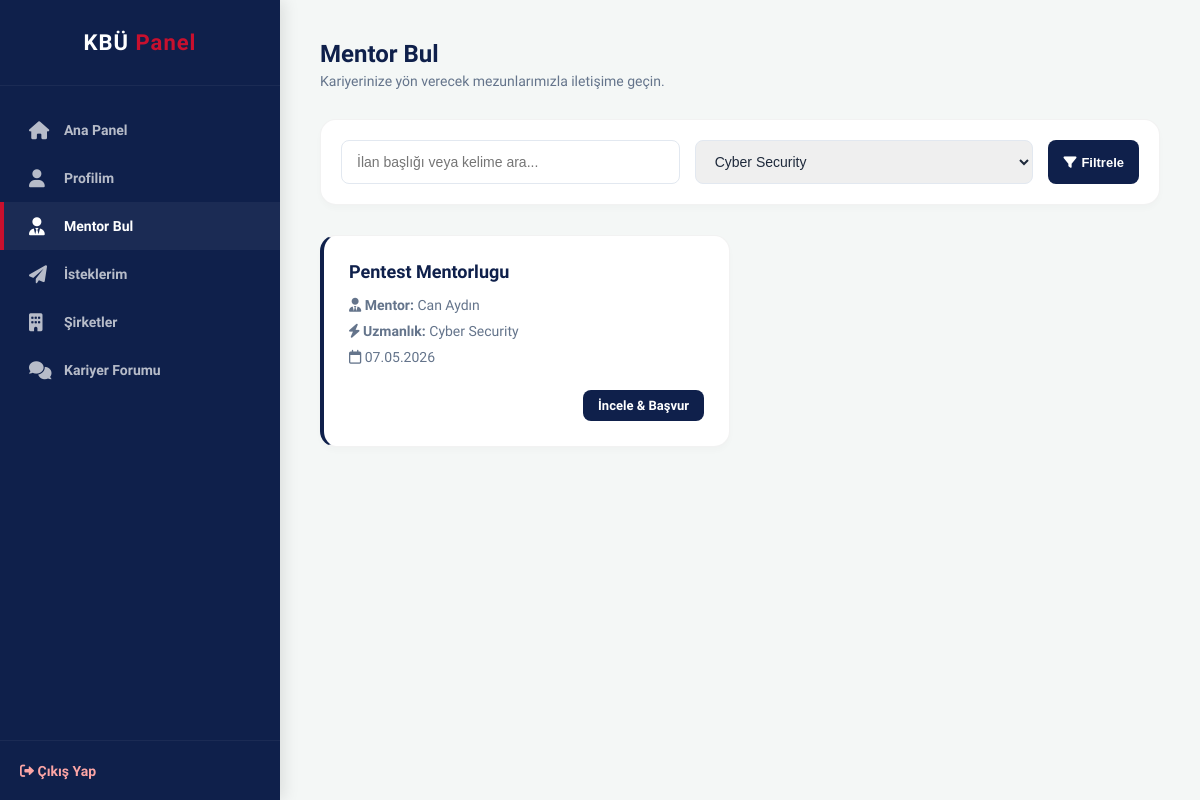
The app's page /kariyer_platformu/mentor/student_ads_list.php?expertise=Cyber Security, older data.
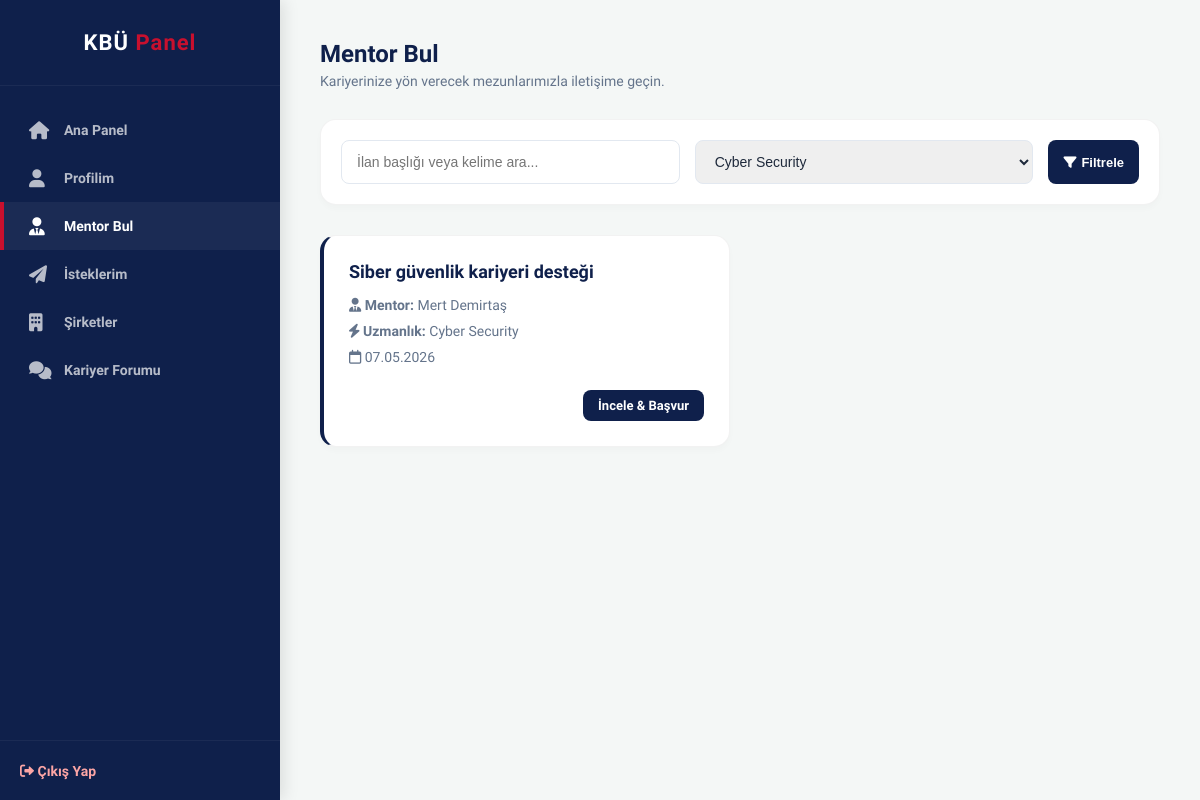
The same page, newer data.
### tables this page shows
CREATE TABLE mentor_ads (
    ads_id INT PRIMARY KEY AUTO_INCREMENT,
    graduate_id INT NOT NULL,
    expertise VARCHAR(100) NOT NULL,
    title VARCHAR(255) NOT NULL,
    created_at TIMESTAMP DEFAULT CURRENT_TIMESTAMP,
    FOREIGN KEY (graduate_id) REFERENCES graduates(user_id) ON DELETE CASCADE
);

CREATE TABLE users (
    id INT PRIMARY KEY AUTO_INCREMENT,
    first_name VARCHAR(100) NOT NULL,
    last_name VARCHAR(100) NOT NULL,
    email VARCHAR(255) UNIQUE NOT NULL,
    password VARCHAR(255) NOT NULL,
    role ENUM('student', 'graduate', 'admin') NOT NULL,
    is_verified BOOLEAN DEFAULT FALSE,
    gender ENUM('male', 'female', 'other') NULL,
    created_at TIMESTAMP DEFAULT CURRENT_TIMESTAMP
);

### kariyer_platformu/mentor/student_ads_list.php (the view, shortened to what this page needs)
<?php
require_once "../includes/db.php";
$search = isset($_GET['search']) ? mysqli_real_escape_string($conn, $_GET['search']) : '';
$expertise_filter = isset($_GET['expertise']) ? mysqli_real_escape_string($conn, $_GET['expertise']) : '';
$expertise_query = "SELECT DISTINCT expertise FROM mentor_ads ORDER BY expertise ASC";
$expertise_result = mysqli_query($conn, $expertise_query);
$sql = "
    SELECT
        ma.ads_id, ma.title, ma.expertise, ma.created_at,
        u.first_name, u.last_name
    FROM mentor_ads ma
    JOIN graduates g ON ma.graduate_id = g.user_id
    JOIN users u ON g.user_id = u.id
    WHERE 1=1
";
if ($expertise_filter !== '') {
    $sql .= " AND ma.expertise = '$expertise_filter'";
}
$sql .= " ORDER BY ma.created_at DESC";
$result = mysqli_query($conn, $sql);
$ads = mysqli_fetch_all($result, MYSQLI_ASSOC);
$total = count($ads);
?>
<!DOCTYPE html>
<html lang="tr">
<head>
    <link rel="stylesheet" href="https://cdnjs.cloudflare.com/ajax/libs/font-awesome/6.0.0/css/all.min.css">
    <link rel="stylesheet" href="../assets/css/main.css">
    <link rel="stylesheet" href="../assets/css/app.css">
    <link rel="stylesheet" href="../assets/css/mentor.css">
</head>
<body>
    <div class="app-container">
        <?php include '../includes/sidebar.php'; ?>
        <main class="main-content">
            <div class="page-header">
                <h1 class="page-title">Mentor Bul</h1>
                <p class="page-subtitle">Kariyerinize yön verecek mezunlarımızla iletişime geçin.</p>
            </div>
            <form method="GET" action="" class="mentor-filter-card">
                <input type="text" name="search" placeholder="İlan başlığı veya kelime ara..." value="<?= htmlspecialchars($search) ?>">
                <select name="expertise">
                    <?php while ($row = mysqli_fetch_assoc($expertise_result)): ?>
                        <option value="<?= htmlspecialchars($row['expertise']) ?>" <?= $expertise_filter === $row['expertise'] ? 'selected' : '' ?>>
                            <?= htmlspecialchars($row['expertise']) ?>
                        </option>
                    <?php endwhile; ?>
                </select>
                <button type="submit" class="btn-sm btn-action"><i class="fa-solid fa-filter"></i> Filtrele</button>
            </form>
            <div class="mentor-grid">
                <?php if ($total === 0): ?>
                    <div class="empty-state" style="grid-column: 1 / -1;">
                        <i class="fa-solid fa-box-open"></i>
                        <p>Arama kriterlerinize uygun ilan bulunamadı.</p>
                    </div>
                <?php else: ?>
                    <?php foreach ($ads as $ad): ?>
                        <div class="ad-card">
                            <h3 class="ad-title"><?= htmlspecialchars($ad['title']) ?></h3>
                            <p class="ad-info"><i class="fa-solid fa-user-tie"></i> <strong>Mentor:</strong> <?= htmlspecialchars($ad['first_name'] . ' ' . $ad['last_name']) ?></p>
                            <p class="ad-info"><i class="fa-solid fa-bolt"></i> <strong>Uzmanlık:</strong> <?= htmlspecialchars($ad['expertise']) ?></p>
                            <p class="ad-info"><i class="fa-regular fa-calendar"></i> <?= date('d.m.Y', strtotime($ad['created_at'])) ?></p>
                            <div class="ad-footer">
                                <a href="student_apply.php?ads_id=<?= $ad['ads_id'] ?>" class="btn-sm btn-action">İncele & Başvur</a>
                            </div>
                        </div>
                    <?php endforeach; ?>
                <?php endif; ?>
            </div>
        </main>
    </div>
</body>
</html>

### kariyer_platformu/includes/sidebar.php
<?php
$current_page = basename($_SERVER['PHP_SELF']);
$current_dir = basename(dirname($_SERVER['PHP_SELF']));
$sub_folders = ['mentor', 'forum', 'user', 'auth', 'company'];
$path = in_array($current_dir, $sub_folders) ? '../' : '';
$user_role = $_SESSION['role'] ?? 'student';
?>
<aside class="sidebar">
    <div class="sidebar-header">
        <div class="sidebar-brand">KBÜ <span>Panel</span></div>
    </div>
    <nav class="sidebar-nav">
        <?php if($user_role === 'admin'): ?>
            <a href="<?= $path ?>admin_panel.php" class="<?= $current_page == 'admin_panel.php' ? 'active' : '' ?>">
                <i class="fa-solid fa-shield-halved"></i> Yönetim Paneli
            </a>
        <?php else: ?>
            <a href="<?= $path ?>dashboard.php" class="<?= $current_page == 'dashboard.php' ? 'active' : '' ?>">
                <i class="fa-solid fa-house"></i> Ana Panel
            </a>
            <a href="<?= $path ?>view_profile.php" class="<?= in_array($current_page, ['view_profile.php', 'profile.php']) ? 'active' : '' ?>">
                <i class="fa-solid fa-user"></i> Profilim
            </a>
            <?php if($user_role == 'student'): ?>
                <a href="<?= $path ?>mentor/student_ads_list.php" class="<?= $current_page == 'student_ads_list.php' ? 'active' : '' ?>">
                    <i class="fa-solid fa-user-tie"></i> Mentor Bul
                </a>
                <a href="<?= $path ?>mentor/student_my_requests.php" class="<?= $current_page == 'student_my_requests.php' ? 'active' : '' ?>">
                    <i class="fa-solid fa-paper-plane"></i> İsteklerim
                </a>
            <?php elseif($user_role == 'graduate'): ?>
                <a href="<?= $path ?>mentor/mentor_my_ads.php" class="<?= in_array($current_page, ['mentor_my_ads.php', 'mentor_ads_create.php', 'mentor_applications.php']) ? 'active' : '' ?>">
                    <i class="fa-solid fa-bullhorn"></i> İlanlarım
                </a>
            <?php endif; ?>
            <a href="<?= $path ?>company/company.php" class="<?= ($current_dir == 'company') ? 'active' : '' ?>">
                <i class="fa-solid fa-building"></i> Şirketler
            </a>
            <a href="<?= $path ?>forum/forum.php" class="<?= ($current_dir == 'forum') ? 'active' : '' ?>">
                <i class="fa-solid fa-comments"></i> Kariyer Forumu
            </a>
        <?php endif; ?>
    </nav>
    <div class="sidebar-footer">
        <a href="<?= $path ?>auth/logout.php" class="logout-link">
            <i class="fa-solid fa-right-from-bracket"></i> Çıkış Yap
        </a>
    </div>
</aside>

### kariyer_platformu/assets/css/main.css (style rules this page uses)
:root { --kbu-lacivert: #0F204B; --kbu-kirmizi: #C8102E; --kbu-beyaz: #FFFFFF; --bg-light: #F4F7F6; --text-dark: #1E293B; --text-muted: #64748B; --card-shadow: 0 10px 30px rgba(15, 32, 75, 0.08); --font-main: 'Plus Jakarta Sans', sans-serif; --transition: all 0.3s ease; }
* { margin: 0; padding: 0; box-sizing: border-box; }
body { font-family: var(--font-main); background-color: var(--bg-light); color: var(--text-dark); min-height: 100vh; }
a { text-decoration: none; color: var(--kbu-lacivert); transition: var(--transition); }

### kariyer_platformu/assets/css/app.css (style rules this page uses)
.app-container { display: flex; min-height: 100vh; background-color: var(--bg-light); }
.sidebar { width: 280px; background-color: var(--kbu-lacivert); color: white; display: flex; flex-direction: column; position: fixed; height: 100vh; box-shadow: 4px 0 15px rgba(0,0,0,0.1); z-index: 100; }
.sidebar-header { padding: 30px 20px; text-align: center; border-bottom: 1px solid rgba(255,255,255,0.05); }
.sidebar-brand { font-size: 22px; font-weight: 800; color: white; letter-spacing: 1px; }
.sidebar-brand span { color: var(--kbu-kirmizi); }
.sidebar-nav { padding: 20px 0; flex: 1; }
.sidebar-nav a { display: flex; align-items: center; padding: 15px 25px; color: rgba(255,255,255,0.7) !important; font-size: 14px; font-weight: 600; transition: all 0.3s ease; border-left: 4px solid transparent; }
.sidebar-nav a i { width: 25px; font-size: 18px; margin-right: 10px; }
.sidebar-nav a:hover, .sidebar-nav a.active { color: white !important; background-color: rgba(255,255,255,0.05); border-left-color: var(--kbu-kirmizi); }
.sidebar-footer { padding: 20px; border-top: 1px solid rgba(255,255,255,0.05); }
.logout-link { color: #FCA5A5 !important; font-size: 14px; font-weight: bold; }
.main-content { flex: 1; margin-left: 280px; padding: 40px; }
.page-header { margin-bottom: 30px; }
.page-title { color: var(--kbu-lacivert); font-size: 24px; margin-bottom: 5px; }
.page-subtitle { color: var(--text-muted); font-size: 14px; }

### kariyer_platformu/assets/css/mentor.css (style rules this page uses)
.mentor-filter-card { background: white; padding: 20px; border-radius: 16px; border: 1px solid rgba(0,0,0,0.05); margin-bottom: 30px; display: flex; gap: 15px; box-shadow: 0 4px 6px rgba(0,0,0,0.02); }
.mentor-filter-card input, .mentor-filter-card select { flex: 1; border-radius: 8px; border: 1px solid #e2e8f0; padding: 12px 15px; outline: none; font-size: 14px; color: var(--text-main); }
.mentor-grid { display: grid; grid-template-columns: repeat(auto-fill, minmax(350px, 1fr)); gap: 20px; }
.ad-card { background: white; border-radius: 16px; padding: 25px; border: 1px solid rgba(0,0,0,0.05); border-left: 4px solid var(--kbu-lacivert); box-shadow: 0 4px 6px rgba(0,0,0,0.02); transition: all 0.3s ease; display: flex; flex-direction: column; }
.ad-title { font-size: 18px; color: var(--kbu-lacivert); font-weight: 800; margin: 0 0 10px 0; }
.ad-info { color: var(--text-muted); font-size: 14px; margin: 5px 0; }
.ad-info strong { color: var(--text-main); }
.ad-footer { margin-top: auto; padding-top: 20px; display: flex; justify-content: flex-end; gap: 10px; }
.btn-sm { padding: 8px 15px; border-radius: 8px; font-size: 13px; font-weight: 700; text-decoration: none; border: none; cursor: pointer; transition: 0.2s; display: inline-flex; align-items: center; gap: 5px; }
.btn-action { background: var(--kbu-lacivert); color: white !important; }

Row changes from the older to the newer data that the page shows:
changed mentor_ads "Cyber Security": title "Pentest Mentorlugu" → "Siber güvenlik kariyeri desteği"; users.first_name+last_name "Can Aydın" → "Mert Demirtaş"
